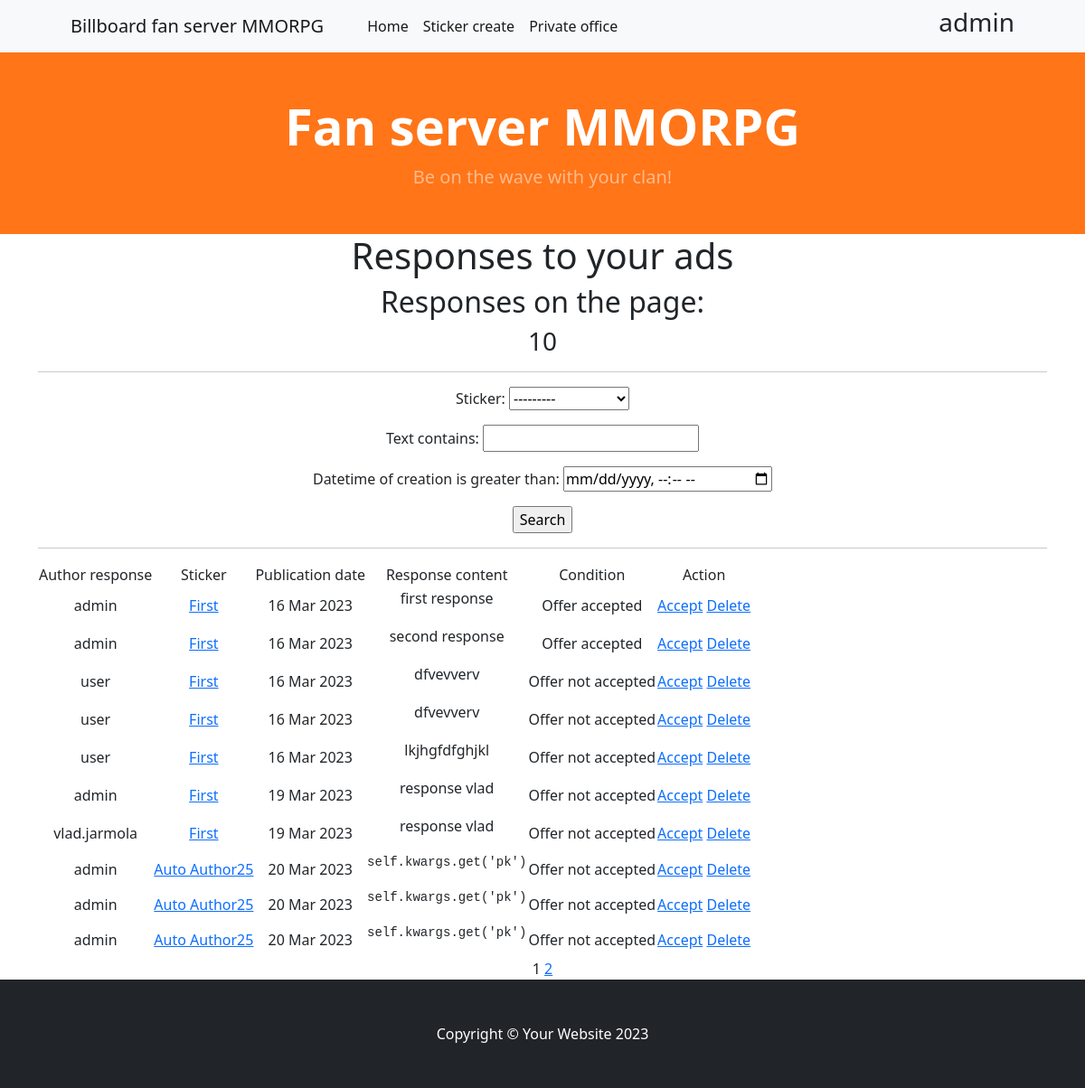
/private/ (signed in), run on the app's committed database.
### bulletin/models.py (models this page shows, shortened)
class Ans(models.Model):
    author = models.ForeignKey(User, on_delete=models.CASCADE)
    sticker = models.ForeignKey(Sticker, on_delete=models.CASCADE)
    datetime_of_creation = models.DateTimeField(auto_now_add=True)
    text = RichTextField(blank=True, null=True)
    condition = models.BooleanField(default=False)

class Sticker(models.Model):
    author = models.ForeignKey(User, on_delete=models.CASCADE)
    TANK = 'Tanks'
    HEALER = 'Healers'
    DAMAGE_DEALER = 'Damage dealers'
    TRADER = 'Traders'
    GUILD_MASTER = 'Guild masters'
    QUEST_GIVER = 'Quest givers'
    SMITH = 'Smiths'
    TANNER = 'Tanners'
    POTION = 'Potions'
    SPELL_MASTER = 'Spell masters'
    CATEGORY_CHOICES = [
        (TANK, 'Tanks'),
        (HEALER, 'Healers'),
        (DAMAGE_DEALER, 'Damage dealers'),
        (TRADER, 'Traders'),
        (GUILD_MASTER, 'Guild masters'),
        (QUEST_GIVER, 'Quest givers'),
        (SMITH, 'Smiths'),
        (TANNER, 'Tanners'),
        (POTION, 'Potions'),
        (SPELL_MASTER, 'Spell masters')
    ]
    category = models.CharField(
        max_length=14,
        choices=CATEGORY_CHOICES,
        default=TANK,
    )
    datetime_of_creation = models.DateTimeField(auto_now_add=True)
    heading = models.CharField(max_length=127)
    text_upload = RichTextUploadingField(blank=True, null=True)
    def __str__(self):
        return f'{self.heading.title()}'

### bulletin/views.py (the view)
class PrivateList(LoginRequiredMixin, ListView):
    model = Ans
    ordering = '-datetime_of_creation'
    template_name = 'bulletin/private_list.html'
    context_object_name = 'private'
    paginate_by = 10
    def get_queryset(self, **kwargs):
        user = self.request.user
        queryset = Ans.objects.filter(sticker__author=user)
        self.filterset = AnsFilter(self.request.GET, queryset)
        return self.filterset.qs
    def get_context_data(self, **kwargs):
        context = super().get_context_data(**kwargs)
        context['filterset'] = self.filterset
        return context

### bulletin/templatetags/custom_tags.py (called while the page is built)
@register.simple_tag(takes_context=True)
def url_replace(context, **kwargs):
    d = context['request'].GET.copy()
    for k, v in kwargs.items():
        d[k] = v
    return d.urlencode()

### templates/bulletin/private_list.html (shortened to what this page needs)
{% extends 'flatpages/default.html' %}
{% load custom_tags %}
{% block content %}
<h1>Responses to your ads</h1>
<h2> Responses on the page:</h2>
<h3>{{ private|length }}</h3>
<hr>
   <form action="" method="get">
       {{ filterset.form.as_p }}
       <input type="submit" value="Search" />
   </form>
<hr>
{% if private %}
       <table>
           <tr>
               <td>Author response</td>
               <td>Sticker</td>
               <td>Publication date</td>
               <td>Response content</td>
               <td>Condition</td>
               <td>Action</td>
           </tr>
           {% for ans in private %}
           <tr>
               <td>{{ ans.author }}</td>
               <td> <a href="{% url 'stickers' %} ">{{ ans.sticker }}</a> </td>
               <td>{{ ans.datetime_of_creation|date:'d M Y' }}</td>
               <td>{{ ans.text|safe }}</td>
               <td>{% if ans.condition %}
                        Offer accepted
                    {% else %}
                        Offer not accepted
                    {% endif %}</td>
               <td>
                  <a href="{% url 'ans_accept' pk=ans.id %}"> Accept</a>
                  <a href="{% url 'ans_delete' pk=ans.id %}"> Delete</a>
               </td>
           {% endfor %}
       </table>
   {% else %}
       <h2>You don't have any responses!</h2>
   {% endif %}
   {{ page_obj.number }}
   {% if page_obj.has_next %}
       <a href="?{% url_replace page=page_obj.next_page_number %}">{{ page_obj.next_page_number }}</a>
   {% endif %}
{% endblock content %}

### templates/flatpages/default.html (shortened to what this page needs)
<!DOCTYPE html>
<html lang="en">
    <head>
        {% load static %}
        <link href="{% static 'css/styles.css' %}" rel="stylesheet" />
    </head>
    <body>
        <nav class="navbar navbar-expand-lg navbar-light bg-light">
            <div class="container px-4 px-lg-5">
                <a class="navbar-brand" href="#!">Billboard fan server MMORPG</a>
                <div class="collapse navbar-collapse" id="navbarSupportedContent">
                    <ul class="navbar-nav me-auto mb-2 mb-lg-0 ms-lg-4">
                        <li class="nav-item"><a class="nav-link active" aria-current="page" href="{% url 'stickers' %}">Home</a></li>
                        <li class="nav-item"><a class="nav-link active" href="{% url 'sticker_create' %}">Sticker create</a></li>
                        <li class="nav-item"><a class="nav-link active" href="{% url 'private_list' %}">Private office</a></li>
                    </ul>
                </div>
                <h3> {{ request.user }} </h3>
            </div>
        </nav>
        <header class="py-5" style="background-color: #ff7518;>
            <div class="container px-4 px-lg-5 my-5">
                <div class="text-center text-white">
                    <h1 class="display-4 fw-bolder">Fan server MMORPG</h1>
                    <p class="lead fw-normal text-white-50 mb-0">Be on the wave with your clan!</p>
                </div>
        </header>
        <div class="container">
            <div class="row">
                <div class="col-lg-12 text-center">
                    {% block content %}{% endblock content %}
                </div>
            </div>
        </div>
        <footer class="py-5 bg-dark">
            <div class="container"><p class="m-0 text-center text-white">Copyright &copy; Your Website 2023</p></div>
        </footer>
    </body>
</html>

### data on the page
Ans: author "admin", sticker "First", datetime_of_creation "16 Mar 2023", text "first response", condition "Offer accepted"
Ans: author "admin", sticker "First", datetime_of_creation "16 Mar 2023", text "second response", condition "Offer accepted"
Ans: author "user", sticker "First", datetime_of_creation "16 Mar 2023", text "dfvevverv", condition "Offer not accepted"
Ans: author "user", sticker "First", datetime_of_creation "16 Mar 2023", text "dfvevverv", condition "Offer not accepted"
Ans: author "user", sticker "First", datetime_of_creation "16 Mar 2023", text "lkjhgfdfghjkl", condition "Offer not accepted"
Ans: author "admin", sticker "First", datetime_of_creation "19 Mar 2023", text "response vlad", condition "Offer not accepted"
Ans: author "vlad.jarmola", sticker "First", datetime_of_creation "19 Mar 2023", text "response vlad", condition "Offer not accepted"
Ans: author "admin", sticker "Auto Author25", datetime_of_creation "20 Mar 2023", text "self.kwargs.get('pk')", condition "Offer not accepted"
Ans: author "admin", sticker "Auto Author25", datetime_of_creation "20 Mar 2023", text "self.kwargs.get('pk')", condition "Offer not accepted"
Ans: author "admin", sticker "Auto Author25", datetime_of_creation "20 Mar 2023", text "self.kwargs.get('pk')", condition "Offer not accepted"

### other printed values
{{ request.user }} "admin"
{{ private|length }} "10"
{{ page_obj.number }} "1"
{{ page_obj.next_page_number }} "2"
